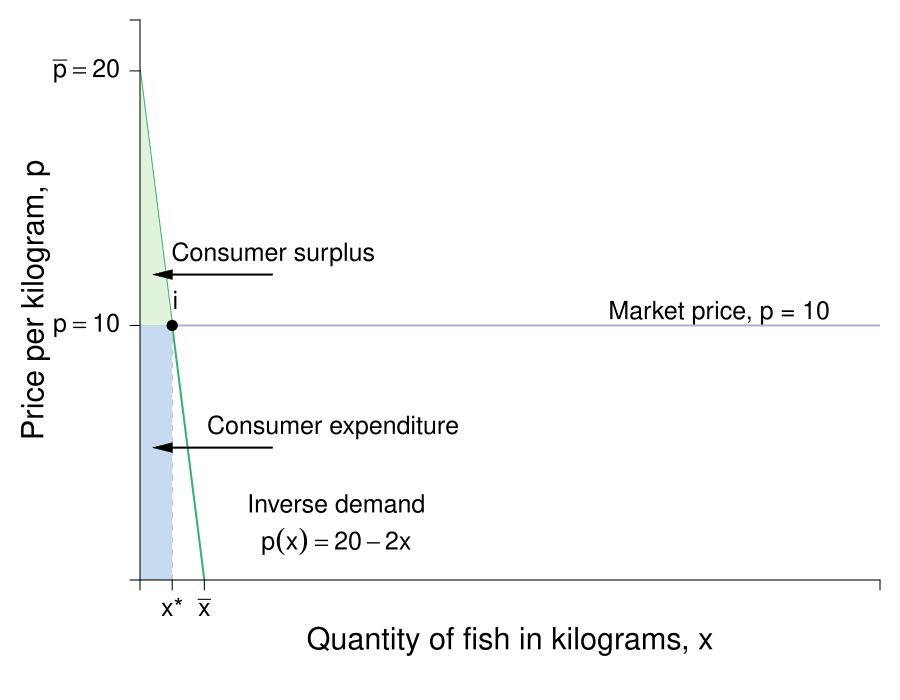

This chart was generated by the following R code:
#Graph Designer: Scott Cohn
#Authors: Bowles and Halliday
#Title: Microeconomics: Competition, Conflict and Coordination

require(shape)
pdf(file = "firmmarketsupply/consumersurplus_jane_market.pdf", width = 9, height = 7)

#Set parameters for graphics
pointsize <- 1.8
axislabelsize <- 1.8
labelsize <- 1.5
namesize <- 1.8
annotatesize <- 1.5
graphlinewidth <- 2
segmentlinewidth <- 1.5


COL <- c("#7fc97f", "#beaed4", "#fdc086", "#ffff99", "#386cb0", "#f0027f", "#bf5b17", "#666666")
COLA <- c("#e0f3db", "#99d8c9","#66c2a4","#41ae76", "#238b45", "#005824")
COLB <- c("#c6dbef", "#4eb3d3", "#2b8cbe", "#0868ac","#084081")

par(mar =  c(6, 7, 1, 1))

mrsA <- function(x, rmax = 20, xmax = 10) {
  rmax - (rmax/xmax)*x
}

uA <- function(x, y, rmax = 20, xmax = 10) {
  y + rmax*x - (1/2)(rmax/xmax)*x^2
}

xlims <- c(0, 115)
ylims <- c(0, 22)

npts <- 501 
x <- seq(xlims[1], xlims[2], length.out = npts)
y <- seq(ylims[1], ylims[2], length.out = npts) 
a <- c(46.08, 55, 64)
b <- c(46.08, 55, 64)

plot(0, 0, xlim = xlims, ylim = ylims, type = "n",
     xlab = expression(paste("")),
     ylab = expression(paste("")), 
     xaxt = "n", 
     yaxt = "n", 
     cex.lab = axislabelsize, 
     bty = "n",
     xaxs="i", 
     yaxs="i")

# ticksy <- seq(from = 0, to = ylims[2], by = 2)
# ylabels <- seq(from = 0, to = ylims[2], by = 2)
# ticksx <- seq(from = 0, to = xlims[2], by = 2)
# xlabels <- seq(from = 0, to = xlims[2], by = 2)
ticksy <- c(0, 10, 20, ylims[2])
ylabels <- c(NA, expression(paste(p == 10)), expression(paste(bar(p) == 20)), NA)
ticksx <- c(0, 5, 10, xlims[2])
xlabels <- c(NA, expression(paste(x,"*")), expression(paste(bar(x))), NA)

npts <- 500 
xx1 <- seq(xlims[1], xlims[2], length.out = npts)

#Lines for mrs graph
lines(xx1, mrsA(xx1, rmax = 20, xmax = 10), col = COLA[4], lwd = graphlinewidth)

segments(0, 10, xlims[2], 10, lty = 1, col = COL[2] , lwd = graphlinewidth)
segments(5, 0, 5, 10, lty = 2, col = "gray" , lwd = segmentlinewidth)

#Polygon for CS
xpoly <- c(0, 5, 0)
ypoly <- c(10, 10, 20)
polygon(x = xpoly, y = ypoly, col = COLA[1], density=NULL, border = NA)

#Polygon for CE
xpoly3 <- c(0, 5, 5, 0, 0)
ypoly3 <- c(0, 0, 10, 10, 0)
polygon(x = xpoly3, y = ypoly3, col = COLB[1], density=NULL, border = NA)

#Label axes
mtext(expression(paste("Quantity of fish in kilograms, ", x)), side=1, line = 3, cex = axislabelsize)
text(-16.2, 0.5*ylims[2], expression(paste("Price per kilogram, ", p)), xpd = TRUE, cex = axislabelsize, srt = 90) 

points(5, 10, pch = 16, col = "black", cex = 1.5)
text(5.5, 11, expression(i), cex = labelsize)

#segments(4.11765, 6.17647, 5.88, 8.88, lty = 1, col = COL[2] , lwd = graphlinewidth)
text(90, 10.5, expression("Market price, p = 10"), cex = labelsize, xpd = TRUE)
#text(7.3, 2.5, expression("Curve"))

#Label mrs function
text(30.5, 3.0, expression(paste("Inverse demand")), cex = labelsize)
text(30.5, 1.5, expression(paste(p(x) == 20 - 2*x)), cex = labelsize)
#Arrows(10, 7.5, 10, 5, col = "black", lty = 1, lwd = 2, arr.type = "triangle", arr.lwd = 0.5)

#Label highest willingness to pay
text(20.7, 12.8, expression("Consumer surplus"), cex = labelsize)
#text(3.5, 16, expression(paste(CS==frac(1, 2)*bgroup("(",20 - 10,")")*5, phantom()== 25)))
Arrows(20.5, 12, 3.5, 12, col = "black", lty = 1, lwd = 2, arr.type = "triangle", arr.lwd = 0.5)

text(30, 6, expression("Consumer expenditure"), cex = labelsize)
Arrows(20.5, 5.2, 3.5, 5.2, col = "black", lty = 1, lwd = 2, arr.type = "triangle", arr.lwd = 0.5)

axis(1, at = ticksx, pos = 0, labels = xlabels, cex.axis = labelsize)
axis(2, at = ticksy, pos = 0, labels = ylabels, las = 1, cex.axis = labelsize)


dev.off()
